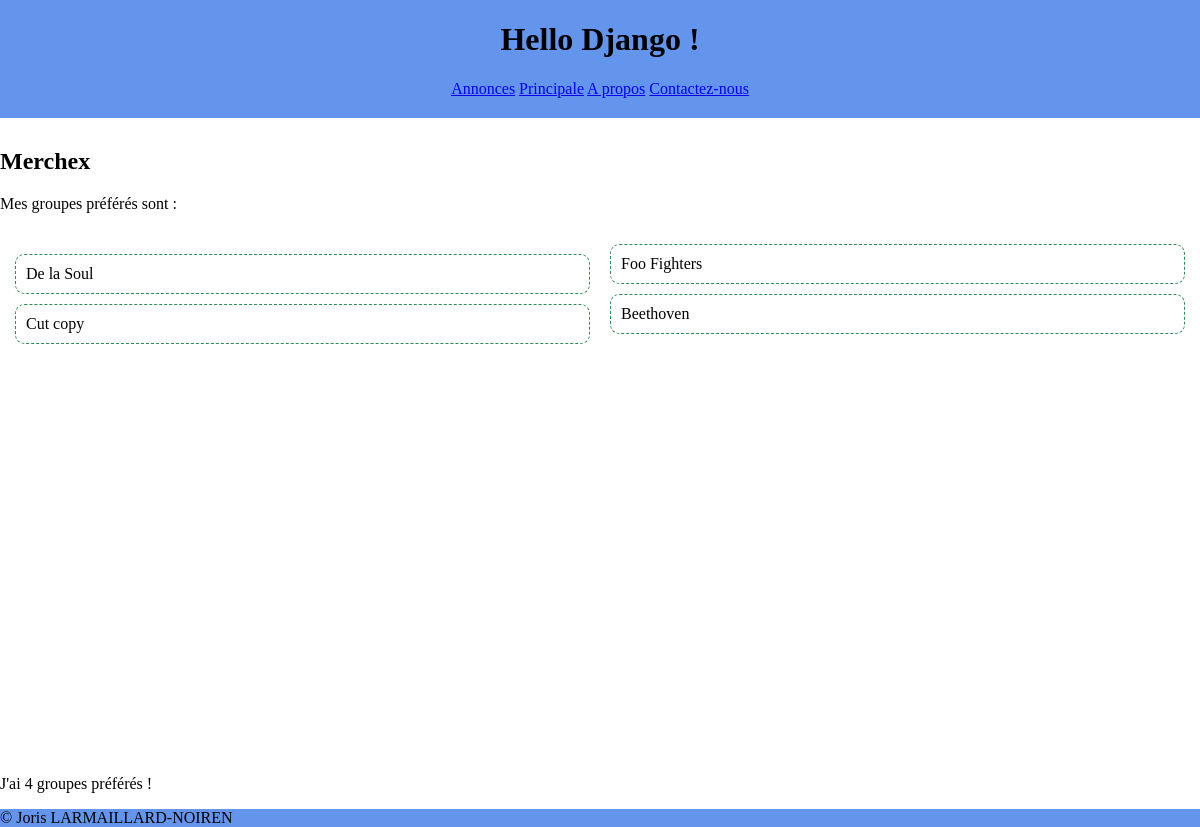
/hello/, run on the app's committed database.
### listings/models.py (models this page shows)
class Band(models.Model):
    class Genre(models.TextChoices):
        HIP_HOP = 'HH'
        SYNTH_POP = 'SP'
        ALTERNATIVE_ROCK = 'AR'
        K_POP = 'KP'
        ZOUK = 'ZK'
    name = models.fields.CharField(max_length=100)
    genre = models.fields.CharField(choices=Genre.choices, max_length=5)
    biography = models.fields.CharField(max_length=1000)
    year_formed = models.fields.IntegerField(
        validators=[MinValueValidator(1900), MaxValueValidator(2024)]
    )
    active = models.BooleanField(default=True)
    official_homepage = models.fields.URLField(null=True, blank=True)

### listings/views.py (the view)
# urls.py: path("hello/", views.hello),
def hello(request):
    bands = Band.objects.all()
    return render(request, 'listings/hello.html',
                  {'bands': bands})

### listings/templates/listings/hello.html
{% extends 'listings/base.html' %}
{% block content %}
    <h2>Merchex</h2>
    <p>Mes groupes préférés sont :</p>
    <section class = "section-bands">
        {% for band in bands %}
         <div class="band">{{ band.name }}</div>
        {% endfor %}
    </section>
    <p>
        J'ai {{ bands|length }} groupes préférés !
    </p>
{% endblock %}

### listings/static/listings/style.css (style rules this page uses)
body { font-family: Futura; margin: 0; }
.section-bands { column-count: 2; column-gap: 20px; column-width: 100px; height: 500px; padding-top: 15px; padding-bottom: 15px; margin: 15px; }
.band { border: 1px dashed seagreen; border-radius: .25cm; padding: 10px; margin: 10px auto; }

### data on the page
Band: name "De la Soul"
Band: name "Cut copy"
Band: name "Foo Fighters"
Band: name "Beethoven"

### other printed values
{{ bands|length }} "4"
